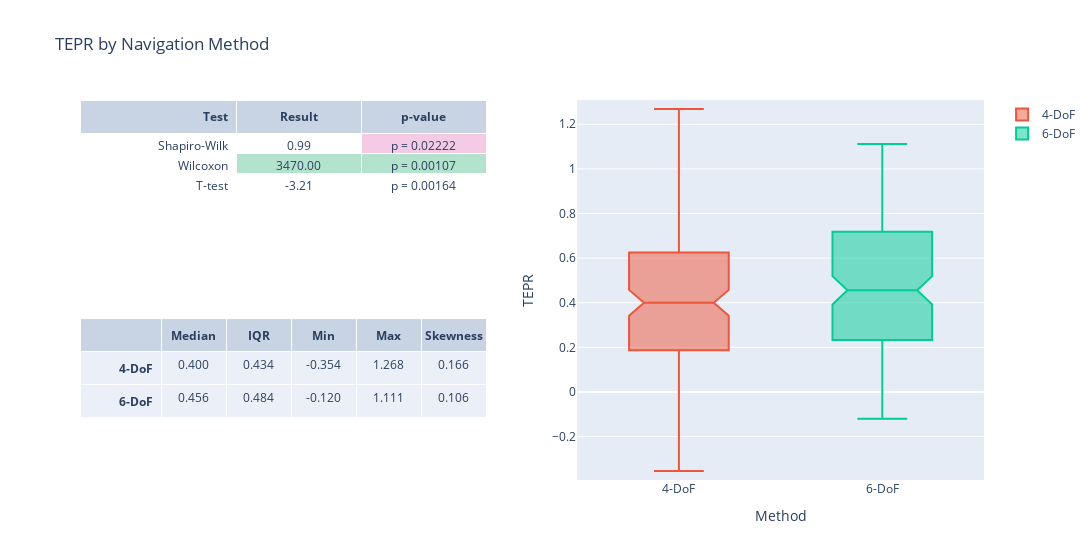

Notebook code for this chart:
### Code cell
stats_table = go.Table(columnwidth=[5,4,4,4,4])
stats_table.header = dict(
    values=summary_header, 
    align = ['right', 'center'],)
stats_table.cells = dict(
        values=summary_values,
        align = ['right', 'center'],
        format=["", ".3f"],
        )

results_table = go.Table(columnwidth=[5,4,4])
results_table.header = dict(
    values= results_header, 
    align = ['right', 'center'],)
results_table.cells = dict(
        values=results_values,
        align = ['right', 'center'],
        format=["", ".2f", ".5f"],
        fill_color=fill_color,
        prefix=results_prefix,
        )

tepr_fig = make_subplots(
    rows=2, cols=2,
    shared_xaxes=False,
    specs=[
        [{"type": "table"}, {"type": "box", "rowspan": 2}],
        [{"type": "table"}, None]
    ])

tepr_fig.add_trace(stats_table, row=2, col=1)
tepr_fig.add_trace(go.Box(y=tepr_nav['4DoF'], name="4-DoF", notched=True, notchwidth=0.15), row=1, col=2)
tepr_fig.add_trace(go.Box(y=tepr_nav['6DoF'], name="6-DoF", notched=True, notchwidth=0.15), row=1, col=2)
tepr_fig.add_trace(results_table, row=1, col=1)

tepr_fig.update_layout(
    title_text="TEPR by Navigation Method",
    width=1200,
    xaxis_title='Method',
    yaxis_title='TEPR',
)

tepr_max = max(tepr_4dof.max(), tepr_6dof.max())
tepr_min = min(tepr_4dof.min(), tepr_6dof.min())
tepr_range = 0.025 * (tepr_max - tepr_min)
tepr_fig.update_yaxes(range=[min(tepr_4dof.min() - tepr_range, tepr_6dof.min() - tepr_range), max(tepr_4dof.max() + tepr_range, tepr_6dof.max() + tepr_range)])
tepr_fig.show()

### Figure 1 — Plotly figure (JSON) as saved in the notebook; plotly's stock layout.template omitted (floating-point values rounded to 4 significant figures; data arrays with more than 128 entries replaced by an {"elided": "..."} marker saying what was removed)
{"data": [{"cells": {"align": ["right", "center"], "format": ["", ".3f"], "values": [["<b>4-DoF</b>", "<b>6-DoF</b>"], [0.3996, 0.4556], [0.4336, 0.4837], [-0.3543, -0.12], [1.268, 1.111], [0.1664, 0.1056]]}, "columnwidth": [5, 4, 4, 4, 4], "domain": {"x": [0, 0.45], "y": [0, 0.425]}, "header": {"align": ["right", "center"], "values": ["", "<b>Median</b>", "<b>IQR</b>", "<b>Min</b>", "<b>Max</b>", "<b>Skewness</b>"]}, "type": "table"}, {"name": "4-DoF", "notched": true, "notchwidth": 0.15, "type": "box", "xaxis": "x", "y": {"elided": "144 float values"}, "yaxis": "y"}, {"name": "6-DoF", "notched": true, "notchwidth": 0.15, "type": "box", "xaxis": "x", "y": {"elided": "144 float values"}, "yaxis": "y"}, {"cells": {"align": ["right", "center"], "fill": {"color": [["white", "white", "white"], ["white", "rgb(179,226,205)", "white"], ["rgb(244,202,228)", "rgb(179,226,205)", "white"]]}, "format": ["", ".2f", ".5f"], "prefix": ["", "", "p = "], "values": [["Shapiro-Wilk", "Wilcoxon", "T-test"], [0.9884, 3470, -3.21], [0.02222, 0.00107, 0.001642]]}, "columnwidth": [5, 4, 4], "domain": {"x": [0, 0.45], "y": [0.575, 1]}, "header": {"align": ["right", "center"], "values": ["<b>Test</b>", "<b>Result</b>", "<b>p-value</b>"]}, "type": "table"}], "layout": {"title": {"text": "TEPR by Navigation Method"}, "width": 1200, "xaxis": {"anchor": "y", "domain": [0.55, 1], "title": {"text": "Method"}}, "yaxis": {"anchor": "x", "domain": [0, 1], "range": [-0.3949, 1.309], "title": {"text": "TEPR"}}}}
